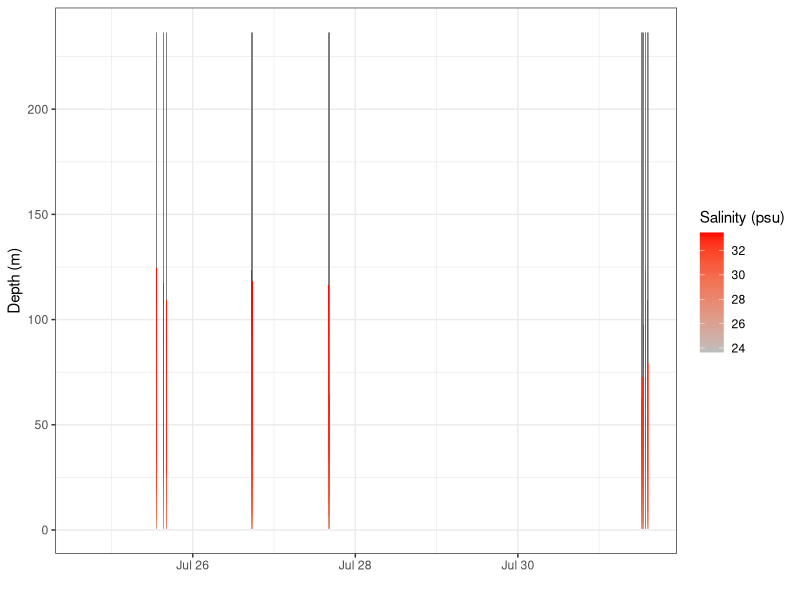
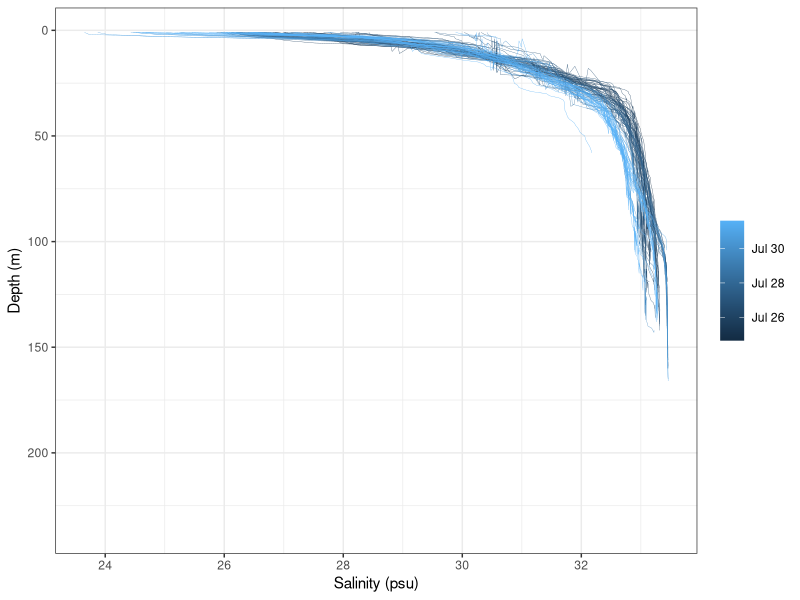

Generate these figures, in order, with R:
## ---- chunk 1
library(ncdf4)
library(ggplot2)
library(dplyr)
library(tidyr)
## ---- chunk 2
nc <- nc_open("data/WG2013CTD.nc")
## ---- chunk 3
print(nc)
## ---- chunk 4
nc$filename
## ---- chunk 5
vars <- attributes(nc$var)$names
vars
## ---- chunk 6
sal <- ncvar_get(nc, "sal")
time_mat <- ncvar_get(nc, "time")
## ---- chunk 7
#examine dimension variable names
names(nc$dim)
## ---- chunk 8
depth <- ncvar_get(nc, "z")
## ---- chunk 9
time <- as.POSIXct((time_mat + 719529)*86400, origin = "1970-01-01", tz = "UTC")
## ---- chunk 10
# coerce matrix to data frame
salinity_data <- as.data.frame(sal) 
## ---- chunk 11
# name columns according to depth dimension
names(salinity_data) <- as.character(depth) 
## ---- chunk 12
salinity_data <- salinity_data %>% 
    mutate(time = time) %>% 
    gather(key = "depth", value = "salinity", -time) %>% 
    mutate(depth = as.numeric(depth))
## ---- chunk 13
ggplot(salinity_data, aes(x = time, y = depth, fill = salinity)) +
    geom_raster() +
    theme_bw() +
    ylab("Depth (m)") +
    xlab("") +
    scale_fill_continuous(low = "gray", high = "red", name = "Salinity (psu)")
## ---- chunk 14
ggplot(salinity_data, aes(x = salinity,
                          y = depth,
                          group = time,
                          color = time)) +
    geom_line(size = .1) +
    scale_y_reverse() +
    theme_bw() +
    ylab("Depth (m)") +
    xlab("Salinity (psu)") +
    theme(legend.title = element_blank())
